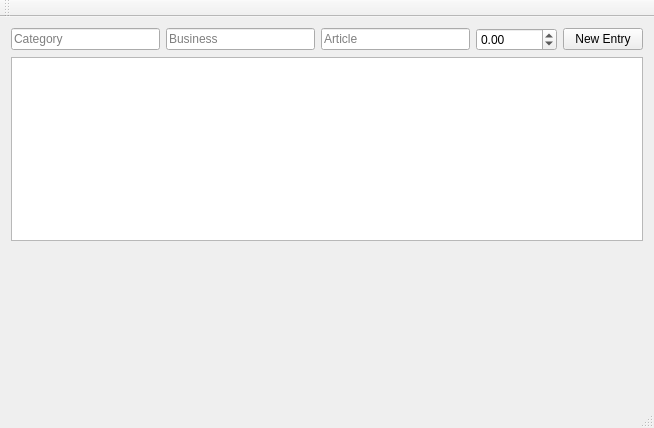
<?xml version="1.0" encoding="UTF-8"?>
<ui version="4.0">
 <class>MainWindow</class>
 <widget class="QMainWindow" name="MainWindow">
  <property name="geometry">
   <rect>
    <x>0</x>
    <y>0</y>
    <width>654</width>
    <height>428</height>
   </rect>
  </property>
  <property name="windowTitle">
   <string>MainWindow</string>
  </property>
  <widget class="QWidget" name="centralWidget">
   <layout class="QVBoxLayout" name="verticalLayout" stretch="1,5,4">
    <item>
     <layout class="QHBoxLayout" name="layout_entry">
      <item>
       <widget class="QLineEdit" name="ln_category">
        <property name="placeholderText">
         <string>Category</string>
        </property>
       </widget>
      </item>
      <item>
       <widget class="QLineEdit" name="ln_business">
        <property name="placeholderText">
         <string>Business</string>
        </property>
       </widget>
      </item>
      <item>
       <widget class="QLineEdit" name="ln_article">
        <property name="placeholderText">
         <string>Article</string>
        </property>
       </widget>
      </item>
      <item>
       <widget class="QDoubleSpinBox" name="spn_price">
        <property name="minimum">
         <double>-10000.000000000000000</double>
        </property>
        <property name="maximum">
         <double>10000.000000000000000</double>
        </property>
        <property name="singleStep">
         <double>1.000000000000000</double>
        </property>
        <property name="value">
         <double>0.000000000000000</double>
        </property>
       </widget>
      </item>
      <item>
       <widget class="QPushButton" name="btn_entry">
        <property name="text">
         <string>New Entry</string>
        </property>
       </widget>
      </item>
     </layout>
    </item>
    <item>
     <widget class="QTableWidget" name="table_entrys"/>
    </item>
    <item>
     <widget class="QCustomPlot" name="plot_month" native="true"/>
    </item>
   </layout>
  </widget>
  <widget class="QToolBar" name="mainToolBar">
   <attribute name="toolBarArea">
    <enum>TopToolBarArea</enum>
   </attribute>
   <attribute name="toolBarBreak">
    <bool>false</bool>
   </attribute>
  </widget>
  <widget class="QStatusBar" name="statusBar"/>
 </widget>
 <layoutdefault spacing="6" margin="11"/>
 <customwidgets>
  <customwidget>
   <class>QCustomPlot</class>
   <extends>QWidget</extends>
   <header>qcustomplot.h</header>
   <container>1</container>
  </customwidget>
 </customwidgets>
 <resources/>
 <connections/>
</ui>
